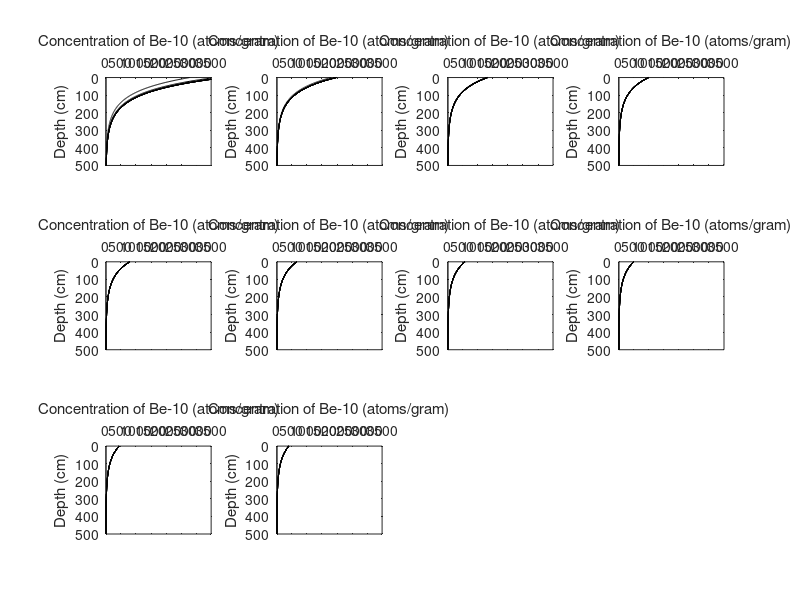
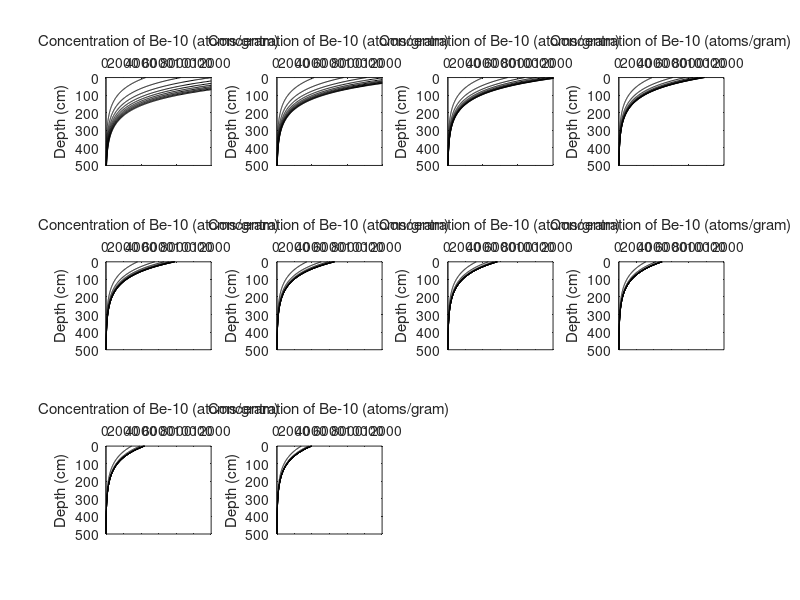

The MATLAB source for these figures, in order:
% CONSTANT EROSION CASE
% Script to calculate numerical solution of Beryllium-10 cosmogenic nuclide
% production as a function of depth.
% Final class project, Earth System Modeling
% Zach Lifton, 11/16/09

% Initial concentration = 0 (no inheritance)
% Erosion rate = steady-state erosion from 0.1 mm/yr to 1 mm/yr and 0.01 mm/yr to
% 0.1 mm/yr
% Altitude = 0-5 km
% Latitude = 40 N
% Be-10 half-life = 1.36*10^6 yr (Nishiizumi et al, 2007)

clear
% Inputs:
lambda = 5.09*10^(-7);      % Be-10 decay constant (yr^-1)
rho = 2;                    % Density of alluvium (g/cm^3)
caplamb = 165;              % Characteristic attenuation length (g/cm^2)
mu = rho/caplamb;
Po = 4.8;                   % Be-10 production rate (atoms/g/yr)

% Solution:
for m = 1:10                % Vary erosion rate, from 1.0 mm/yr to 10 mm/yr
    e = m*0.1;    
n=0;
for j = 1:1000:10001        % Time loop, 10 kyr in 1 kyr time steps
    n = n + 1;
    t(n) = j - 1;
    for k = 1:500           % Depth loop, 0 to 500 cm depth
        x(k) = k - 1;
        N(k) = (Po/(lambda + mu*e))*exp(-mu*(x(k)))*(1 - exp(-(lambda + mu*e)*t(n)));  % Includes an erosion term
    end
    % Plot:
    figure(2)
    subplot(3,4,m)
    plot(N,x,'k-');
    axis([0 3500 0 500]);
    set(gca,'YDir','reverse');
    set(gca,'XAxisLocation','top');
    xlabel('Concentration of Be-10 (atoms/gram)');
    ylabel('Depth (cm)');
    hold on
end
end

for m = 1:10                % Vary erosion rate, from 0.1 mm/yr to 1.0 mm/yr
    e = m*0.01;    
n=0;
for j = 1:1000:10001        % Time loop, 10 kyr in 1 kyr time steps
    n = n + 1;
    t(n) = j - 1;
    for k = 1:500           % Depth loop, 0 to 500 cm depth
        x(k) = k - 1;
        N(k) = (Po/(lambda + mu*e))*exp(-mu*(x(k)))*(1 - exp(-(lambda + mu*e)*t(n)));
    end
    % Plot:
    figure(3)
    subplot(3,4,m)
    plot(N,x,'k-');
    axis([0 12000 0 500]);
    set(gca,'YDir','reverse');
    set(gca,'XAxisLocation','top');
    xlabel('Concentration of Be-10 (atoms/gram)');
    ylabel('Depth (cm)');
    hold on
end
end
